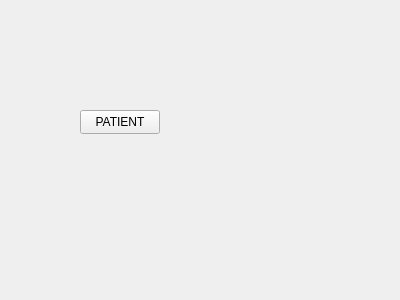
<?xml version="1.0" encoding="UTF-8"?>
<ui version="4.0">
 <class>Form</class>
 <widget class="QWidget" name="Form">
  <property name="geometry">
   <rect>
    <x>0</x>
    <y>0</y>
    <width>400</width>
    <height>300</height>
   </rect>
  </property>
  <property name="windowTitle">
   <string>Form</string>
  </property>
  <widget class="QPushButton" name="pushButton">
   <property name="geometry">
    <rect>
     <x>80</x>
     <y>110</y>
     <width>80</width>
     <height>24</height>
    </rect>
   </property>
   <property name="text">
    <string>PATIENT</string>
   </property>
  </widget>
 </widget>
 <resources/>
 <connections/>
</ui>
